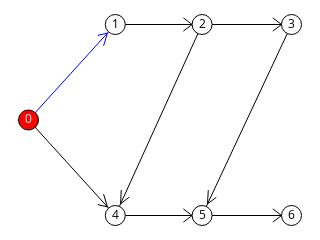

Source (notebook cell):
### Markdown cell above
Se adicionamos um atributo `label` a cada nó e adicionamos o parâmetro `nlab=True` à função `show_graph`, podemos incluir nomes na visualização.

Além disso, o atributo `color`, tanto em nós quanto em arestas, é usado na visualização.

### Code cell
for n in g.nodes:
    g.nodes[n]['label'] = str(n)

sn.show_graph(g, nlab=True)

### Figure 1 — Plotly figure (JSON) as saved in the notebook; plotly's stock layout.template omitted (floating-point values rounded to 4 significant figures)
{"data": [{"hoverinfo": "none", "line": {"color": "rgb(0, 0, 255)", "width": 1}, "mode": "lines", "type": "scatter", "uid": "1f176976-997e-11e8-8cb2-9a5fd3dcadb7", "x": [0, 0.33, null, 0.3003, 0.2855, null, 0.3003, 0.263, null], "y": [0.5, 1, null, 0.955, 0.8883, null, 0.955, 0.9428, null]}, {"hoverinfo": "none", "line": {"color": "rgb(0, 0, 0)", "width": 1}, "mode": "lines", "type": "scatter", "uid": "1f17909c-997e-11e8-9103-9a5fd3dcadb7", "x": [0, 0.33, null, 0.3003, 0.263, null, 0.3003, 0.2855, null, 0.33, 0.66, null, 0.6221, 0.5889, null, 0.6221, 0.5889, null, 0.66, 1, null, 0.9621, 0.9289, null, 0.9621, 0.9289, null, 0.66, 0.33, null, 0.3502, 0.3526, null, 0.3502, 0.3833, null, 1, 0.66, null, 0.6807, 0.6836, null, 0.6807, 0.714, null, 0.33, 0.66, null, 0.6221, 0.5889, null, 0.6221, 0.5889, null, 0.66, 1, null, 0.9621, 0.9289, null, 0.9621, 0.9289, null], "y": [0.5, 0, null, 0.04499, 0.05724, null, 0.04499, 0.1117, null, 1, 1, null, 1, 0.9653, null, 1, 1.035, null, 1, 1, null, 1, 0.9653, null, 1, 1.035, null, 1, 0, null, 0.06127, 0.1336, null, 0.06127, 0.0965, null, 1, 0, null, 0.06074, 0.133, null, 0.06074, 0.09511, null, 0, 0, null, 0, -0.03474, null, 0, 0.03474, null, 0, 0, null, 0, -0.03474, null, 0, 0.03474, null]}, {"hoverinfo": "none", "marker": {"color": "rgb(255, 0, 0)", "line": {"color": "rgb(0, 0, 0)", "width": 1}, "size": 20}, "mode": "markers+text", "text": ["0"], "textfont": {"color": "rgb(255, 255, 255)"}, "textposition": "middle center", "type": "scatter", "uid": "1f17909d-997e-11e8-88e9-9a5fd3dcadb7", "x": [0], "y": [0.5]}, {"hoverinfo": "none", "marker": {"color": "rgb(255, 255, 255)", "line": {"color": "rgb(0, 0, 0)", "width": 1}, "size": 20}, "mode": "markers+text", "text": ["1", "2", "3", "4", "5", "6"], "textfont": {"color": "rgb(0, 0, 0)"}, "textposition": "middle center", "type": "scatter", "uid": "1f17909e-997e-11e8-9be1-9a5fd3dcadb7", "x": [0.33, 0.66, 1, 0.33, 0.66, 1], "y": [1, 1, 1, 0, 0, 0]}], "layout": {"height": 180, "margin": {"b": 0, "l": 0, "r": 0, "t": 0}, "showlegend": false, "width": 320, "xaxis": {"showgrid": false, "showticklabels": false, "zeroline": false}, "yaxis": {"showgrid": false, "showticklabels": false, "zeroline": false}}}
